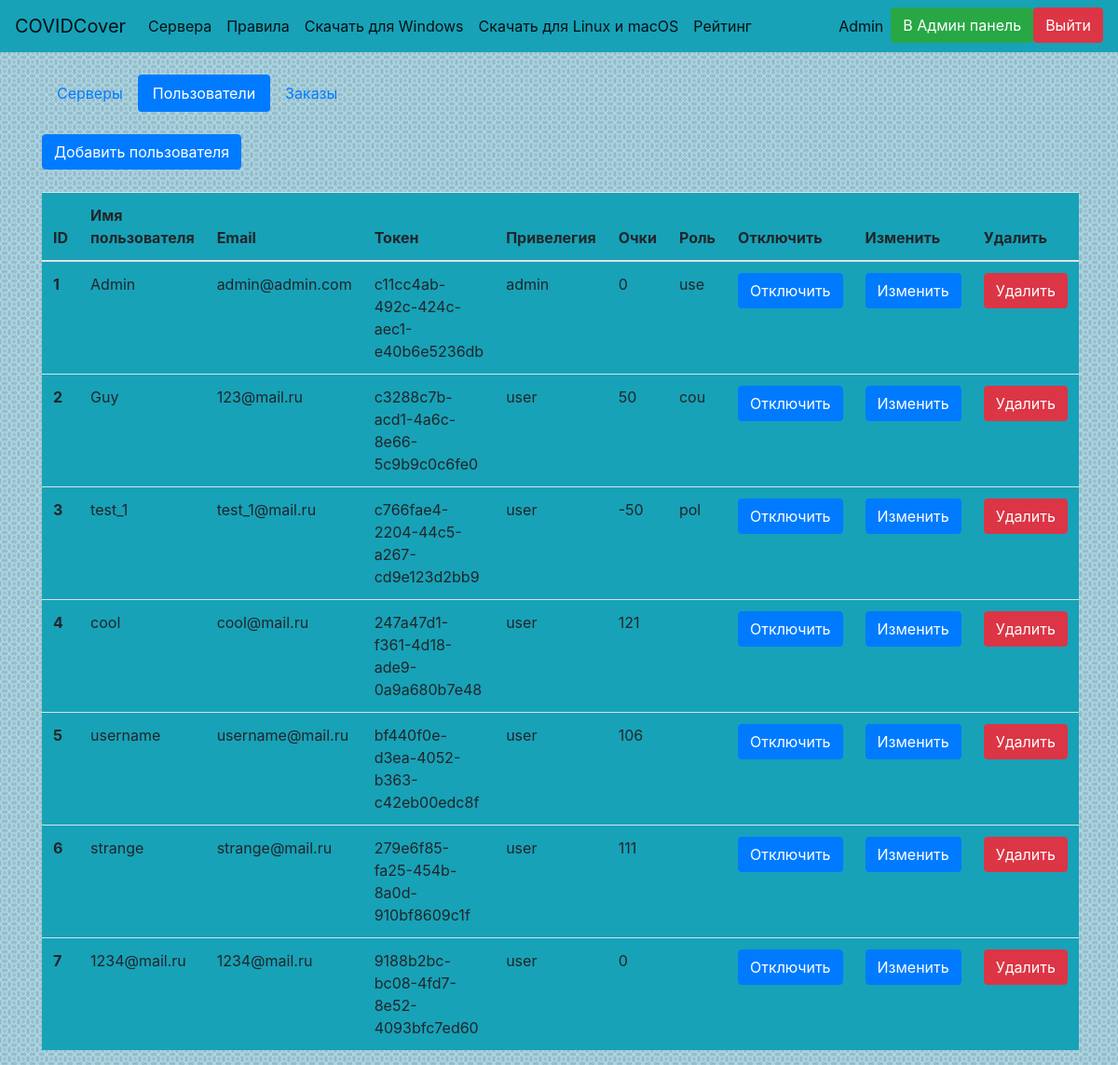
/admin/users (signed in), run on an earlier commit of the app's database.
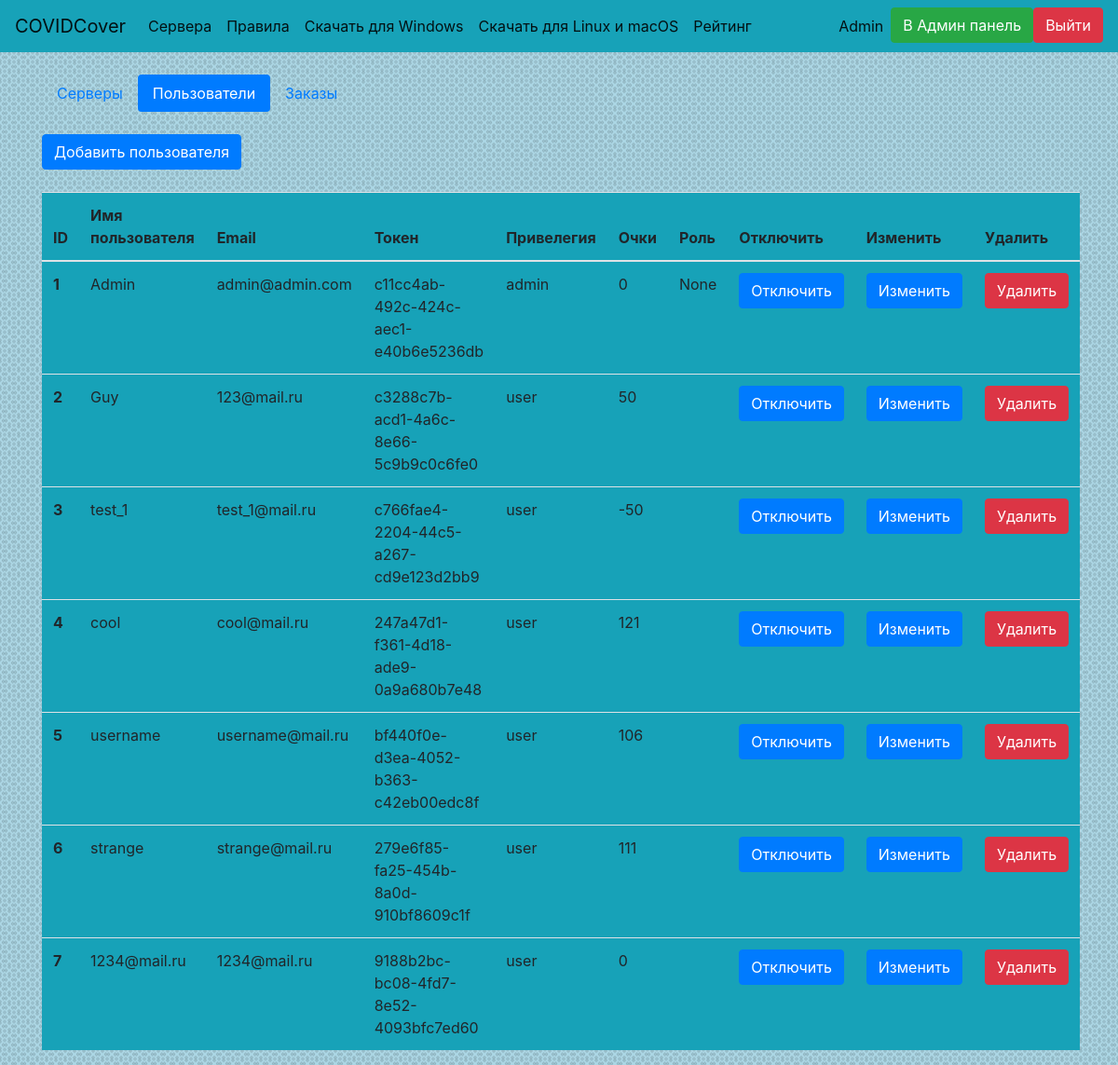
And on a later commit of the database.
### website/data/user.py (models this page shows, shortened)
class User(SqlAlchemyBase, UserMixin, SerializerMixin):
    __tablename__ = 'users'
    id = Column(Integer, primary_key=True, autoincrement=True, unique=True)
    email = Column(String, unique=True)
    username = Column(String, unique=True)
    hashed_password = Column(String, unique=False)
    token = Column(String, default=lambda: str(uuid4()), unique=True)
    privilege = Column(Integer, ForeignKey('privileges.id'), default=2, unique=False)
    order = relation('Order', back_populates='user')
    privilege_obj = relation('Privilege')
    score = Column(Integer, default=0, unique=False)
    role = Column(String, unique=False, default='', nullable=True)

### website/data/privilege.py (models this page shows)
class Privilege(SqlAlchemyBase, SerializerMixin):
    __tablename__ = 'privileges'
    id = Column(Integer, primary_key=True, autoincrement=True, unique=True)
    name = Column(String, unique=True)
    playable = Column(Boolean, default=1, unique=False)
    admin = Column(Boolean, default=0, unique=False)
    user = relation('User', back_populates='privilege_obj')

### website/admin_panel.py (the view)
@bp.route('/admin/users')
def admin_users():
    if not current_user.is_authenticated or not current_user.privilege_obj.admin:
        abort(404)
    session = create_session()
    users = session.query(User).all()
    return render_template('ad_users.html', title='Пользователи', users=users)

### website/data/db_session.py (called while the page is built)
def create_session():
    global __factory
    return __factory()

### website/main.py (called while the page is built)
@login_manager.user_loader
def load_user(user_id):
    session = create_session()
    return session.query(User).get(user_id)

### website/templates/ad_users.html
{% extends 'base.html'%}
{% block body %}
<ul class="nav nav-pills">
  <li class="nav-item">
    <a class="nav-link" href="/admin">Серверы</a>
  </li>
  <li class="nav-item">
    <a class="nav-link active" href="/admin/users">Пользователи</a>
  </li>
  <li class="nav-item">
    <a class="nav-link" href="/admin/orders">Заказы</a>
  </li>
</ul>
<br><a href="/admin/users/add" class="btn btn-primary">Добавить пользователя</a><br><br>
<div>
    <table class="table bg-info">
        <thead>
            <tr>
                <th scope="col">ID</th>
                <th scope="col">Имя пользователя</th>
                <th scope="col">Email</th>
                <th scope="col">Токен</th>
                <th scope="col">Привелегия</th>
                <th scope="col">Очки</th>
                <th scope="col">Роль</th>
                <th scope="col">Отключить</th>
                <th scope="col">Изменить</th>
                <th scope="col">Удалить</th>
            </tr>
        </thead>
    <tbody>
        {% for user in users %}
        <tr>
            <th scope="row">{{ user.id }}</th>
            <td>{{ user.username }}</td>
            <td>{{ user.email }}</td>
            <td>{{ user.token }}</td>
            <td>{{ user.privilege_obj.name }}</td>
            <td>{{ user.score }}</td>
            <td>{{ user.role }}</td>
            <td>
                <a class="btn btn-primary" href="/admin/users/disconnect?user={{ user.token }}">Отключить</a>
            </td>
            <td>
                <a class="btn btn-primary" href="/admin/users/edit?user={{ user.token }}">Изменить</a>
            </td>
            <td>
                <a class="btn btn-danger" href="/admin/users/delete?user={{ user.token }}">Удалить</a>
            </td>
        </tr>
        {% endfor %}
    </tbody>
    </table>
</div>
{% endblock %}

### website/templates/base.html (shortened to what this page needs)
<!DOCTYPE html>
<html lang="ru">
<head>
    <link rel="stylesheet" href="https://stackpath.bootstrapcdn.com/bootstrap/4.4.1/css/bootstrap.min.css">
    <link rel="stylesheet" href="/static/css/styles.css">
</head>
<body class="bg">
    <header>
<nav class="navbar navbar-expand-lg navbar-light bg-info">
  <a class="navbar-brand" href="/">COVIDCover</a>
  <div class="collapse navbar-collapse" id="navbarSupportedContent">
    <ul class="navbar-nav mr-auto">
            {% if current_user.is_authenticated %}
      <li class="nav-item active">
        <a class="nav-link" href="/monitor_servers">Сервера</a>
      </li>
        {% endif %}
<li class="nav-item active">
        <a class="nav-link" href="/rules" role="button">Правила</a>
      </li>
        <li class="nav-item active">
        <a class="nav-link" href="/static/installer.exe" role="button">Скачать для Windows</a>
      </li>
        <li class="nav-item active">
        <a class="nav-link" href="/static/installer.exe" role="button">Скачать для Linux и macOS</a>
      </li>
            {% if current_user.is_authenticated %}
        <li class="nav-item active">
        <a class="nav-link" href="/get_leaderboard" role="button">Рейтинг</a>
      </li>
        {% endif %}
    </ul>
    <ul class="navbar-nav">
    {% if current_user.is_authenticated %}
      <li class="nav-item active">
          <a class="nav-link disabled" href="/logout">{{ current_user.username }}</a>
      </li>
        {% if current_user.privilege == 1 %}
        <li class="nav-item active">
            <a class="btn btn-success" href="/admin">В Админ панель</a>
        </li>
        {% endif %}
        <li class="nav-item active">
          <a class="btn btn-danger" href="/logout">Выйти</a>
      </li>
          {% else %}
        <li class="nav-item">
            <a class="btn btn-primary " href="/register">Зарегистрироваться</a>
            <a class="btn btn-success" href="/login">Войти</a>
        </li>
    {% endif %}
    </ul>
  </div>
</nav>
    </header>
    <div>
    <main role="main" class="container">
        <br>
        {% block body %}{% endblock %}
    </main>
    </div>
</body>
</html>

### website/static/css/styles.css (style rules this page uses)
.bg { background-image: url("/static/img/fon.png"); background-position: center; background-repeat: repeat; }

What changed in the data, as far as the page shows it:
changed User "Admin": role "use" → "None"
changed User "Guy": role "cou" → (not shown)
changed User "test_1": role "pol" → (not shown)
